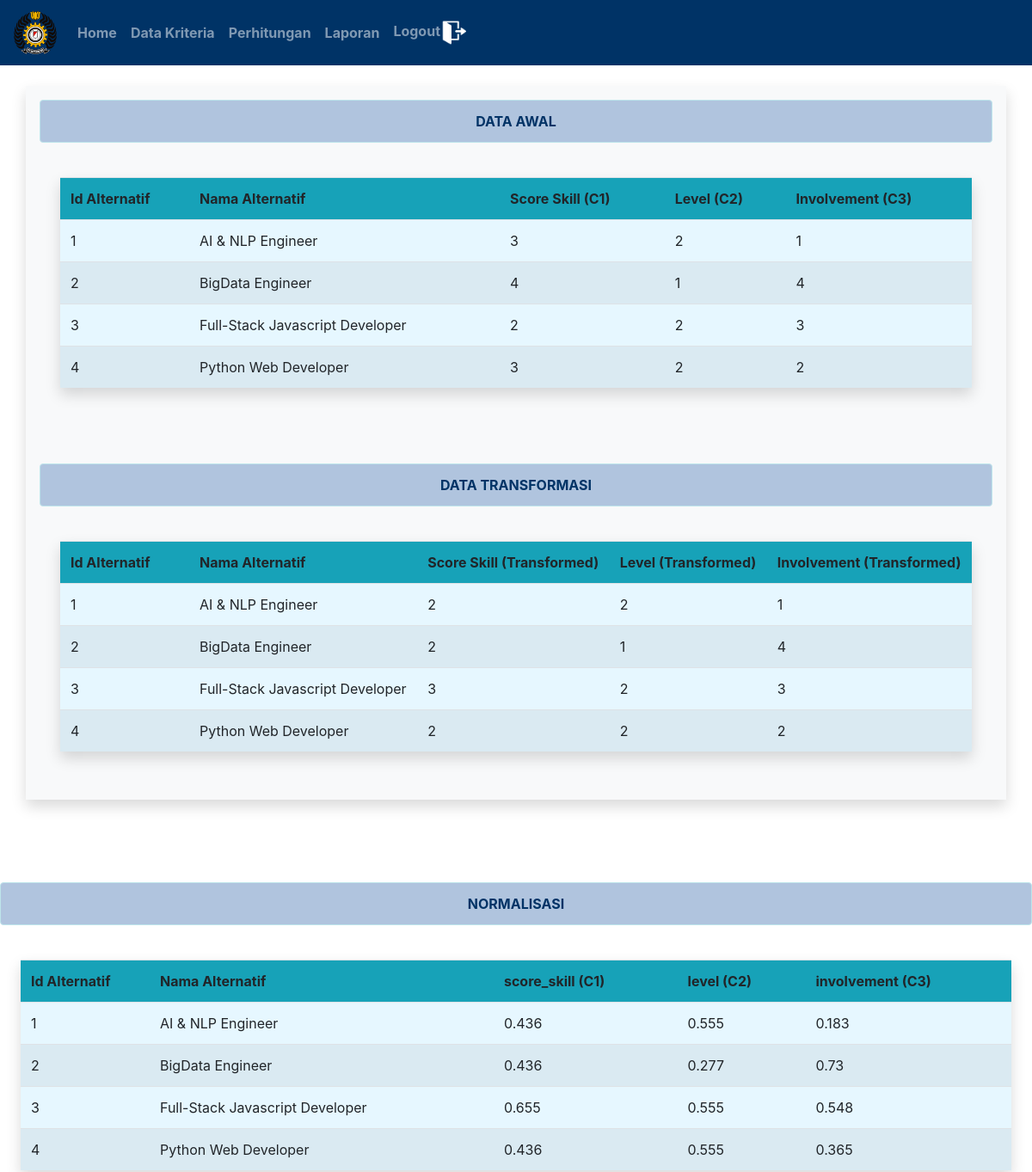
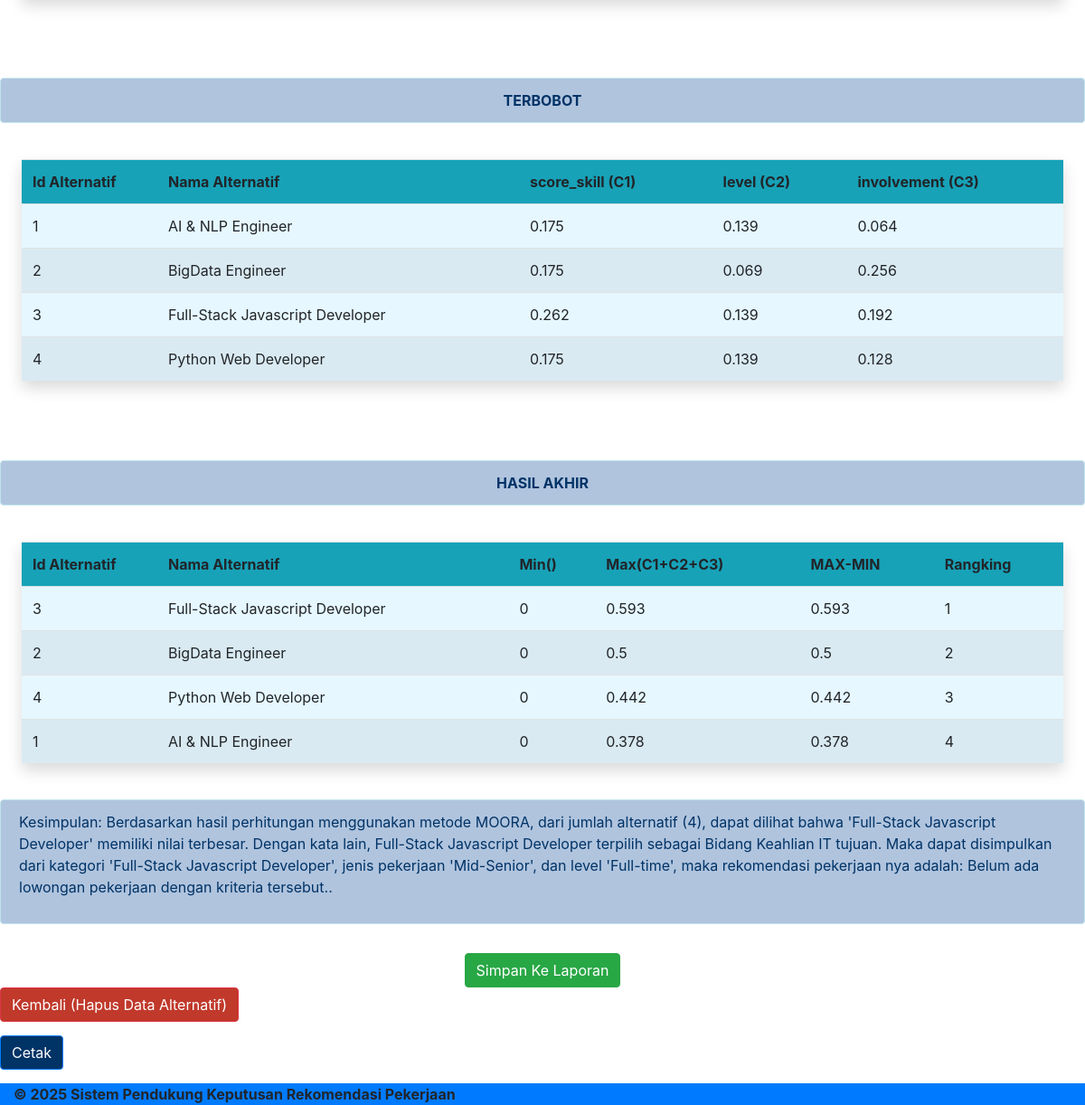
Page /admin/perhitungan.php (signed in) on the committed database (2 pictures, top to bottom).
### tables this page shows
CREATE TABLE `alternatif` (
  `id_alternatif` varchar(25) NOT NULL,
  `nama_alternatif` varchar(50) NOT NULL,
  `c1` varchar(25) NOT NULL,
  `c2` varchar(25) NOT NULL,
  `c3` varchar(25) NOT NULL,
  `nama_skill` varchar(255) DEFAULT NULL,
  `tahun` int(11) NOT NULL
);

### functions.php (called while the page is built, shortened)
<?php
$con = mysqli_connect("localhost", "root", "", "skripsi");
function query($query)
{
    global $con;
    $data = mysqli_query($con, $query);
    $rows = [];
    while ($row = mysqli_fetch_assoc($data)) {
        $rows[] = $row;
    }
    return $rows;
}
?>

### admin/perhitungan.php (the view, shortened to what this page needs)
<?php
require '../functions.php';
$datakriteriascore_skill = mysqli_query($con, "SELECT * FROM kriteria WHERE kriteria = 'score_skill'");
$score_skill = mysqli_fetch_assoc($datakriteriascore_skill);
$datakriterialevel = mysqli_query($con, "SELECT * FROM kriteria WHERE kriteria = 'level'");
$level = mysqli_fetch_assoc($datakriterialevel);
$datakriteriainvolvement = mysqli_query($con, "SELECT * FROM kriteria WHERE kriteria = 'involvement'");
$involvement = mysqli_fetch_assoc($datakriteriainvolvement);
$bobot_c1 = $score_skill['bobot'];
$bobot_c2 = $level['bobot'];
$bobot_c3 = $involvement['bobot'];
$data_alternatif = query("SELECT * FROM alternatif");
$alternatif_count = count($data_alternatif);
$hasil_akhir = [];
$akar1 = sqrt(array_sum(array_map(fn($row) => pow(($row['c1'] >= 5 ? 1 : (($row['c1'] >= 3) ? 2 : 3)), 2), $data_alternatif)));
$akar2 = sqrt(array_sum(array_map(fn($row) => pow($row['c2'], 2), $data_alternatif)));
$akar3 = sqrt(array_sum(array_map(fn($row) => pow($row['c3'], 2), $data_alternatif)));
foreach ($data_alternatif as $data_row) {
    $score_skill_value = ($data_row['c1'] >= 5) ? 1 : (($data_row['c1'] >= 3) ? 2 : 3);
    $normalized_c1 = ($akar1 != 0) ? $score_skill_value / $akar1 : 0;
    $normalized_c2 = ($akar2 != 0) ? $data_row['c2'] / $akar2 : 0;
    $normalized_c3 = ($akar3 != 0) ? $data_row['c3'] / $akar3 : 0;
    $terbobot_c1 = round($normalized_c1 * $bobot_c1, 3);
    $terbobot_c2 = round($normalized_c2 * $bobot_c2, 3);
    $terbobot_c3 = round($normalized_c3 * $bobot_c3, 3);
    $total = $terbobot_c1 + $terbobot_c2 + $terbobot_c3;
    $hasil_akhir[] = [
        'id_alternatif' => $data_row['id_alternatif'],
        'nama_alternatif' => $data_row['nama_alternatif'],
        'max' => round($total, 3),
    ];
}
usort($hasil_akhir, fn($a, $b) => $b['max'] <=> $a['max']);
$highest_alternatif = !empty($hasil_akhir) ? $hasil_akhir[0]['nama_alternatif'] : null;
if ($alternatif_count === 0) {
    $summary = "Kesimpulan: Tidak ada data untuk ditampilkan.";
} else {
    $selected_alternatif = mysqli_fetch_assoc(mysqli_query($con, "SELECT * FROM alternatif WHERE nama_alternatif = '$highest_alternatif'"));
    $level_id = $selected_alternatif['c2'];
    $involvement_id = $selected_alternatif['c3'];
    $category = $selected_alternatif['nama_alternatif'];
    $level_mapping = [
        2 => 'Full-time',
        1 => 'Contract',
    ];
    $level_text = $level_mapping[$level_id] ?? 'Tidak Diketahui';
    $involvement_mapping = [
        4 => 'Director',
        3 => 'Mid-Senior',
        2 => 'Associate',
        1 => 'Entry level',
    ];
    $involvement_text = $involvement_mapping[$involvement_id] ?? 'Tidak Diketahui';
    $job_recommendation = "Belum ada lowongan pekerjaan dengan kriteria tersebut.";
    $summary = "Kesimpulan: Berdasarkan hasil perhitungan menggunakan metode MOORA, dari jumlah alternatif ($alternatif_count), dapat dilihat bahwa '$highest_alternatif' memiliki nilai terbesar. Dengan kata lain, $highest_alternatif terpilih sebagai Bidang Keahlian IT tujuan. Maka dapat disimpulkan dari kategori '$category', jenis pekerjaan '$involvement_text', dan level '$level_text', maka rekomendasi pekerjaan nya adalah: $job_recommendation.";
}
?>
<!doctype html>
<html lang="en">
<head>
    <link rel="stylesheet" type="text/css" href="../bootstrap/css/bootstrap.min.css">
</head>
<body>
    <nav class="navbar navbar-expand-lg navbar-dark" style="background-color: #003366;">
        <a class="navbar-brand" href="#"><img src="../img/stt.png" width="50"></a>
        <div class="collapse navbar-collapse" id="navbarNavAltMarkup">
            <div class="navbar-nav">
                <a class="nav-link" href="index.php"><b>Home</b></a>
                <a class="nav-link" href="data_kriteria.php"><b>Data Kriteria</b></a>
                <a class="nav-link" href="data_cafe.php"><b>Perhitungan</b></a>
                <a class="nav-link" href="laporan.php"><b>Laporan</b></a>
            </div>
            <div class="navbar-nav ms-auto">
                <a class="nav-link" href="../logout.php"><b>Logout</b><img src="../img/logout.png" width="30"></a>
            </div>
        </div>
    </nav>
    <br>
    <div class="container bg-light shadow p-3 mb-5">
        <div class="alert alert-info">
            <center><b>DATA AWAL</b></center>
        </div>
        <div class="table-responsive p-4">
            <table class="table table-striped shadow">
                <tr class="bg-info">
                    <th width="150">Id Alternatif</th>
                    <th>Nama Alternatif</th>
                    <th>Score Skill (C1)</th>
                    <th>Level (C2)</th>
                    <th>Involvement (C3)</th>
                </tr>
                <?php
                $data_alternatif = mysqli_query($con, "SELECT * FROM alternatif");
                while ($data_row = mysqli_fetch_assoc($data_alternatif)) {
                ?>
                <tr>
                    <td><?= $data_row['id_alternatif']; ?></td>
                    <td><?= $data_row['nama_alternatif']; ?></td>
                    <td><?= $data_row['c1']; ?></td>
                    <td><?= $data_row['c2']; ?></td>
                    <td><?= $data_row['c3']; ?></td>
                </tr>
                <?php
                }
                ?>
            </table>
        </div>
  <br><br>
    <div class="alert alert-info">
        <center><b>DATA TRANSFORMASI</b></center>
    </div>
    <div class="table-responsive p-4">
        <table class="table table-striped shadow">
            <tr class="bg-info">
                <th width="150">Id Alternatif</th>
                <th>Nama Alternatif</th>
                <th>Score Skill (Transformed)</th>
                <th>Level (Transformed)</th>
                <th>Involvement (Transformed)</th>
            </tr>
            <?php
            mysqli_data_seek($data_alternatif, 0);
            while ($data_row = mysqli_fetch_assoc($data_alternatif)) {
                $score_skill_value = ($data_row['c1'] >= 5) ? 1 : (($data_row['c1'] >= 3) ? 2 : 3);
                $level_value = $data_row['c2'];
                $involvement_value = $data_row['c3'];
            ?>
            <tr>
                <td><?= $data_row['id_alternatif']; ?></td>
                <td><?= $data_row['nama_alternatif']; ?></td>
                <td><?= $score_skill_value; ?></td>
                <td><?= $level_value; ?></td>
                <td><?= $involvement_value; ?></td>
            </tr>
            <?php
            }
            ?>
        </table>
    </div>
</div>
<br><br>
<div class="alert alert-info">
    <center><b>NORMALISASI</b></center>
</div>
<div class="table-responsive p-4">
    <table class="table table-striped shadow">
        <tr class="bg-info">
            <th width="150">Id Alternatif</th>
            <th>Nama Alternatif</th>
            <th>score_skill (C1)</th>
            <th>level (C2)</th>
            <th>involvement (C3)</th>
        </tr>
        <?php
        $pembagi1 = 0;
        $pembagi2 = 0;
        $pembagi3 = 0;
        $data_alternatif = mysqli_query($con, "SELECT * FROM alternatif");
        while ($data_row = mysqli_fetch_assoc($data_alternatif)) {
            $score_skill_value = ($data_row['c1'] >= 5) ? 1 : (($data_row['c1'] >= 3) ? 2 : 3);
            $pembagi1 += pow($score_skill_value, 2);
            $pembagi2 += pow($data_row['c2'], 2);
            $pembagi3 += pow($data_row['c3'], 2);
        }
        $akar1 = sqrt($pembagi1);
        $akar2 = sqrt($pembagi2);
        $akar3 = sqrt($pembagi3);
        mysqli_data_seek($data_alternatif, 0);
        while ($data_row = mysqli_fetch_assoc($data_alternatif)) {
            $score_skill_value = ($data_row['c1'] >= 5) ? 1 : (($data_row['c1'] >= 3) ? 2 : 3);
            $normalized_score_skill = ($akar1 != 0) ? round($score_skill_value / $akar1, 3) : 0;
            $normalized_level = ($akar2 != 0) ? round($data_row['c2'] / $akar2, 3) : 0;
            $normalized_involvement = ($akar3 != 0) ? round($data_row['c3'] / $akar3, 3) : 0;
            ?>
            <tr>
                <td><?= $data_row['id_alternatif']; ?></td>
                <td><?= $data_row['nama_alternatif']; ?></td>
                <td><?= $normalized_score_skill; ?></td>
                <td><?= $normalized_level; ?></td>
                <td><?= $normalized_involvement; ?></td>
            </tr>
            <?php
        }
        ?>
    </table>
</div>
<br><br>
<div class="alert alert-info">
    <center><b>TERBOBOT</b></center>
</div>
<div class="table-responsive p-4">
    <table class="table table-striped shadow">
        <tr class="bg-info">
            <th width="150">Id Alternatif</th>
            <th>Nama Alternatif</th>
            <th>score_skill (C1)</th>
            <th>level (C2)</th>
            <th>involvement (C3)</th>
        </tr>
        <?php
        $bobot_c1 = 0.4;
        $bobot_c2 = 0.25;
        $bobot_c3 = 0.35;
        mysqli_data_seek($data_alternatif, 0);
        while ($data_row = mysqli_fetch_assoc($data_alternatif)) {
            $score_skill_value = ($data_row['c1'] >= 5) ? 1 : (($data_row['c1'] >= 3) ? 2 : 3);
            $normalized_c1 = ($akar1 != 0) ? $score_skill_value / $akar1 : 0;
            $normalized_c2 = ($akar2 != 0) ? $data_row['c2'] / $akar2 : 0;
            $normalized_c3 = ($akar3 != 0) ? $data_row['c3'] / $akar3 : 0;
            $terbobot_c1 = round($normalized_c1 * $bobot_c1, 3);
            $terbobot_c2 = round($normalized_c2 * $bobot_c2, 3);
            $terbobot_c3 = round($normalized_c3 * $bobot_c3, 3);
        ?>
        <tr>
            <td><?= $data_row['id_alternatif']; ?></td>
            <td><?= $data_row['nama_alternatif']; ?></td>
            <td><?= $terbobot_c1; ?></td>
            <td><?= $terbobot_c2; ?></td>
            <td><?= $terbobot_c3; ?></td>
        </tr>
        <?php
        }
        ?>
    </table>
</div>
<br><br>
<div class="alert alert-info">
    <center><b>HASIL AKHIR</b></center>
</div>
<div class="table-responsive p-4">
    <table class="table table-striped shadow">
        <tr class="bg-info">
            <th width="150">Id Alternatif</th>
            <th>Nama Alternatif</th>
            <th>Min()</th>
            <th>Max(C1+C2+C3)</th>
            <th>MAX-MIN</th>
            <th>Rangking</th>
        </tr>
        <?php
        $bobot_c1 = 0.4;
        $bobot_c2 = 0.25;
        $bobot_c3 = 0.35;
        $hasil_akhir = [];
        mysqli_data_seek($data_alternatif, 0);
        while ($data_row = mysqli_fetch_assoc($data_alternatif)) {
            $score_skill_value = ($data_row['c1'] >= 5) ? 1 : (($data_row['c1'] >= 3) ? 2 : 3);
            $normalized_c1 = ($akar1 != 0) ? $score_skill_value / $akar1 : 0;
            $normalized_c2 = ($akar2 != 0) ? $data_row['c2'] / $akar2 : 0;
            $normalized_c3 = ($akar3 != 0) ? $data_row['c3'] / $akar3 : 0;
            $terbobot_c1 = round($normalized_c1 * $bobot_c1, 3);
            $terbobot_c2 = round($normalized_c2 * $bobot_c2, 3);
            $terbobot_c3 = round($normalized_c3 * $bobot_c3, 3);
            $total = $terbobot_c1 + $terbobot_c2 + $terbobot_c3;
            $hasil_akhir[] = [
                'id_alternatif' => $data_row['id_alternatif'],
                'nama_alternatif' => $data_row['nama_alternatif'],
                'max' => round($total, 3),
            ];
        }
        usort($hasil_akhir, function($a, $b) {
            return $b['max'] <=> $a['max'];
        });
        foreach ($hasil_akhir as $i => $row) {
        ?>
            <tr>
                <td><?= $row['id_alternatif']; ?></td>
                <td><?= $row['nama_alternatif']; ?></td>
                <td>0</td>
                <td><?= $row['max']; ?></td>
                <td><?= $row['max']; ?> </td>
                <td><?= $i + 1; ?></td>
            </tr>
        <?php
        }
        ?>
    </table>
</div>
        <div class="alert alert-info">
            <p><?= $summary; ?></p>
        </div>
            <div class="text-center no-print">
    <form method="POST" action="">
        <button type="submit" name="simpan" class="btn btn-success mt-3">Simpan Ke Laporan</button>
    </form>
</div>
                    <div class="no-print">
            <form method="POST" action="">
    <button type="submit" name="hapus_alternatif" class="btn btn-danger" style="background-color: #c0392b; color: white; margin-bottom: 15px;">Kembali (Hapus Data Alternatif)</button>
</form>
            <button onclick="window.print()" class="btn btn-primary" style="background-color: #003366; color: white; margin-bottom: 15px;">Cetak</button>
        </div>
    <footer>
        <div class="col-md-12 bg-primary">
            <div class="copyright">
                <strong><span>© 2025 Sistem Pendukung Keputusan Rekomendasi Pekerjaan</span></strong>
            </div>
        </div>
    </footer>
</body>
</html>

### admin/perhitungan.php (style rules this page uses)
body { background-color: #ffffff; }
.alert-info { background-color: #B0C4DE; color: #003366; }
.table-striped { background-color: #E6F7FF; }

### rows in the picture
alternatif: id_alternatif "1", nama_alternatif "AI & NLP Engineer", c1 "3", c2 "2", c3 "1", c1 "2", c1 "0.436", c2 "0.555", c3 "0.183", c1 "0.175", c2 "0.139", c3 "0.064", max "0.378"
alternatif: id_alternatif "2", nama_alternatif "BigData Engineer", c1 "4", c2 "1", c3 "4", c1 "2", c1 "0.436", c2 "0.277", c3 "0.73", c1 "0.175", c2 "0.069", c3 "0.256", max "0.5"
alternatif: id_alternatif "3", nama_alternatif "Full-Stack Javascript Developer", c1 "2", c2 "2", c3 "3", c1 "3", c1 "0.655", c2 "0.555", c3 "0.548", c1 "0.262", c2 "0.139", c3 "0.192", max "0.593", summary "Kesimpulan: Berdasarkan hasil perhitungan menggunakan metode MOORA, dari jumlah alternatif (4), dapat dilihat bahwa 'Full-Stack Javascript Developer' memiliki nilai terbesar. Dengan kata lain, Full-Stack Javascript Developer terpilih sebagai Bidang Keahlian IT tujuan. Maka dapat disimpulkan dari kategori 'Full-Stack Javascript Developer', jenis pekerjaan 'Mid-Senior', dan level 'Full-time', maka rekomendasi pekerjaan nya adalah: Belum ada lowongan pekerjaan dengan kriteria tersebut.."
alternatif: id_alternatif "4", nama_alternatif "Python Web Developer", c1 "3", c2 "2", c3 "2", c1 "2", c1 "0.436", c2 "0.555", c3 "0.365", c1 "0.175", c2 "0.139", c3 "0.128", max "0.442"
